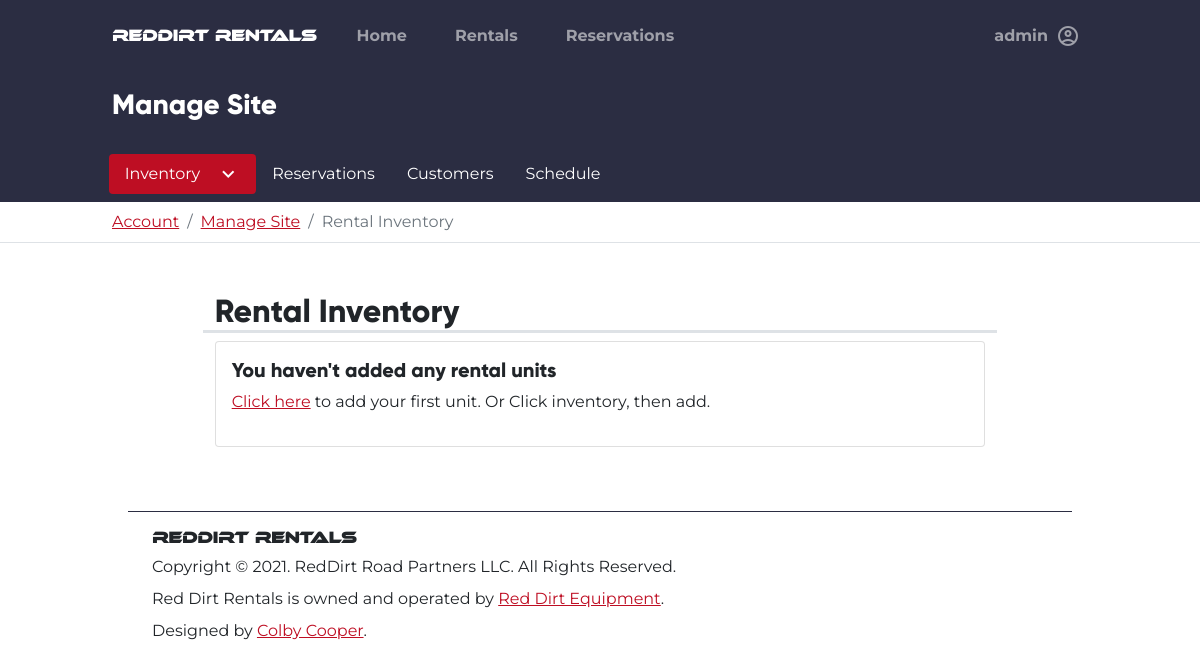
/admin/inventory (signed in), run on an earlier commit of the app's database.
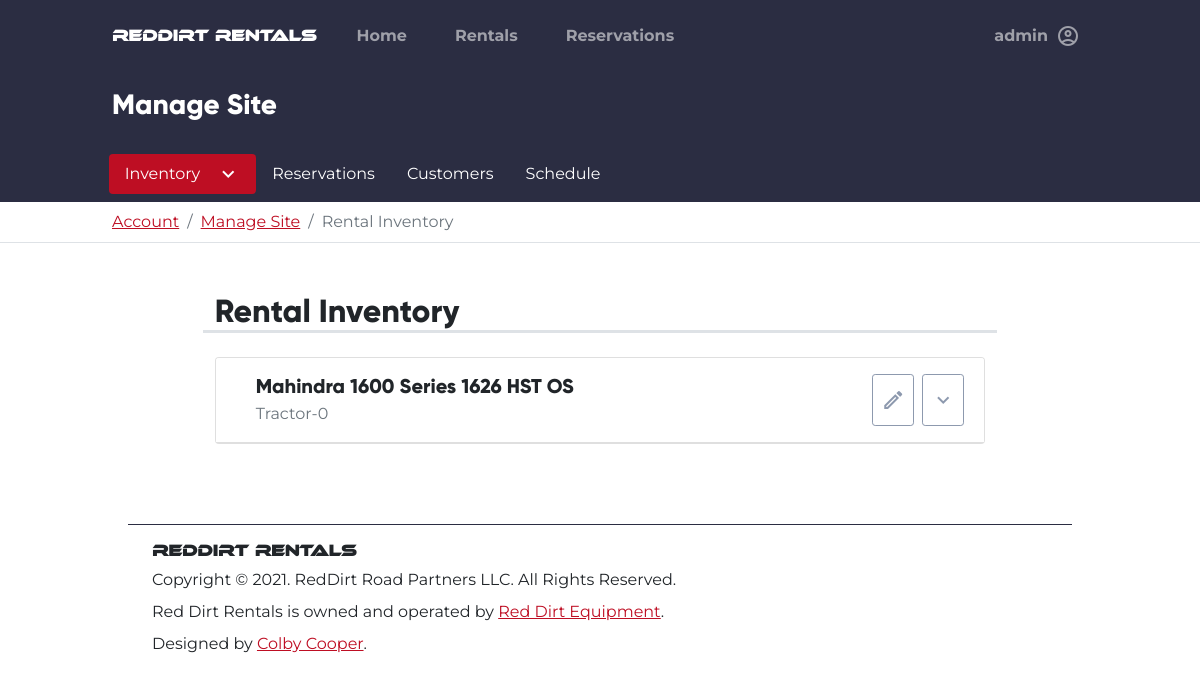
And on a later commit of the database.
### tables this page shows
CREATE TABLE users (
    id INTEGER PRIMARY KEY AUTOINCREMENT,
    firstname TEXT NOT NULL,
    lastname TEXT NOT NULL,
    phonenumber TEXT NOT NULL,
    email TEXT NOT NULL,
    password BLOB NOT NULL,
    groups TEXT NOT NULL,
    address TEXT NOT NULL,
    city TEXT NOT NULL,
    state TEXT NOT NULL,
    zip TEXT NOT NULL
, token TEXT, token_expire TEXT);

CREATE TABLE inventory (
    id INTEGER PRIMARY KEY AUTOINCREMENT,
    category TEXT,
    make TEXT,
    model TEXT,
    fuel_type TEXT,
    horsepower TEXT, 
    deck_size TEXT,
    implements TEXT,
    stock TEXT,
    drive TEXT,
    rate FLOAT,
    image_paths BLOB,
    job_category TEXT,
    price_range TEXT, 
    is_available INTEGER DEFAULT 1,
    available_on DATE,
    rented_by TEXT,
    rent_queue TEXT,
    is_shown INTEGER DEFAULT 1,
    description TEXT,
    features TEXT
);

### rentals_app/admin.py (the view)
@admin.route("/inventory")
@login_required
@admin_only
def inventory():
    con, cur = helpers.connect_to_db()
    ids = list(cur.execute("SELECT id FROM inventory;").fetchall())
    rentals = []
    for id_list in ids:
        for id in id_list:
            rentals.append(Rental().find_rental(id))
    for rental in rentals:
        rental.implements = list(
            rental.implements.replace("[", "")
            .replace("]", "")
            .replace("'", "")
            .split(",")
        )
        rental.image_paths = list(
            rental.image_paths.replace("[", "")
            .replace("]", "")
            .replace("'", "")
            .split(",")
        )
    reservations = list(cur.execute("SELECT * FROM reservations;").fetchall())
    con.close()
    return render_template(
        "admin/index.html", rentals=rentals, reservations=reservations
    )

### rentals_app/auth.py (called while the page is built)
@auth.before_app_request
def fetch_current_user():
    userid = session.get("userid")
    if userid is None:
        g.user = None
    else:
        g.user = User.find_user(userid)

def login_required(view):
    @functools.wraps(view)
    def wrapped_view(**kwargs):
        if g.user is None:
            return redirect(url_for("auth.login"))
        return view(**kwargs)
    return wrapped_view

def admin_only(view):
    @functools.wraps(view)
    def wrapped_view(**kwargs):
        if g.user is None:
            return redirect(url_for("auth.login"))
        if g.user is not None and g.user.groups != "admin":
            session.clear()
            return redirect(render_template("errors/401.html"))
        return view(**kwargs)
    return wrapped_view

### rentals_app/helpers.py (called while the page is built)
def connect_to_db():
    con = sqlite3.connect(DB_PATH)
    return con, con.cursor()

### rentals_app/models/user.py (called while the page is built)
    def find_user(id) -> "User":
        con, cur = helpers.connect_to_db()
        sql = """
        SELECT * FROM users WHERE id='{}'
        """.format(
            id
        )
        try:
            db = cur.execute(sql).fetchone()
            if not db:
                return None
            return User(
                userid=db[0],
                firstname=db[1],
                lastname=db[2],
                phonenumber=db[3],
                email=db[4],
                password=db[5],
                groups=db[6],
                address=db[7],
                city=db[8],
                state=db[9],
                zip=db[10],
            )
        except Exception as ex:
            con.rollback()
            raise ex
        finally:
            con.close()

### rentals_app/templates/admin/index.html (shortened to what this page needs)
{% extends "base.html" %}
{% block content %}
<div class="container-fluid bg-dark">
    <div class="row">
        <div class="col-md-10 mx-auto">
            <h3 class="text-white py-3 fw-bold">Manage Site</h3>
        </div>
    </div>
</div>
<div class="container-fluid p-2 bg-dark">
    <div class="row">
        <div class="col-md-10 mx-auto">
            <ul class="nav nav-pills"
                id="tab_root">
                <li class="nav-item dropdown">
                    <a class="nav-link dropdown-toggle active bg-info text-white d-flex flex-row"
                       data-bs-toggle="dropdown"
                       id="inventory_active_elem"
                       role="button"
                       aria-expanded="false">
                        Inventory
                        <span class="material-icons-outlined ms-3">
                        </span>
                    </a>
                </li>
                <li class="nav-item">
                    <a class="nav-link text-white"
                       href="{{url_for('admin.reservations') }}"
                       id="reservations_tab_selector">
                        Reservations
                    </a>
                </li>
                <li class="nav-item">
                    <a class="nav-link text-white"
                       href="{{url_for('admin.customers') }}"
                       id="reservations_tab_selector">
                        Customers
                    </a>
                </li>
                <li class="nav-item">
                    <a class="nav-link text-white"
                       href="{{url_for('admin.schedule') }}"
                       id="reservations_tab_selector">
                        Schedule
                    </a>
                </li>
            </ul>
        </div>
    </div>
</div>
<div class="container-fluid bg-white border-bottom">
    <div class="row">
        <div class="col-md-10 mx-auto justify-content-center py-2">
            <nav aria-label="breadcrumb">
                <ol class="breadcrumb mb-0">
                    <li class="breadcrumb-item"><a href="/account">Account</a></li>
                    <li class="breadcrumb-item"><a href="/admin">Manage Site</a></li>
                    <li class="breadcrumb-item active"
                        aria-current="page">Rental Inventory</li>
                </ol>
            </nav>
        </div>
    </div>
</div>
{% with messages = get_flashed_messages() %} {% if messages %} {% for message in messages %}
<div class="form-text text-danger mb-2 fw-bold">
    {{message}}
</div>
{% endfor %} {% else %}
<div class="form-text text-danger mb-2 fw-bold">
</div>
{% endif %} {% endwith %}
<div class="container-fluid p-3 mb-3"
     id="inventory_tab_content">
    <div class="row">
        <div class="col-md-8 mx-auto">
            <div class="row col-auto">
                <h2 class="border-bottom border-3">Rental Inventory</h2>
            </div>
            {% if rentals|length == 0 %}
            <div class="card card-body">
                <div class="row">
                    <h5>You haven't added any rental units</h5>
                    <p>
                        <a href="{{ url_for('admin.new') }}">Click here</a>
                        to add your first unit. Or Click inventory, then add.
                    </p>
                </div>
            </div>
            {% else %}
            {% for rental in rentals %}
            <div class="card my-3"
                 id="inventory-panel-{{ rental.rental_id }}">
                <div class="card-header bg-white d-flex flex-row p-3 ">
                    <div class="container">
                        <h5 class="card-title fw-bold">
                            {{ rental.make }} {{ rental.model }}
                        </h5>
                        <p class="card-subtitle ff-primary text-muted">{{rental.category}}-{{rental.stock}}</p>
                    </div>
                    <a class="btn btn-outline-secondary btn-sm d-flex align-items-center mx-1"
                       href="{{ url_for( 'admin.details', id=rental.rental_id) }} ">
                        <span class="material-icons-outlined">
                        </span>
                    </a>
                    <a class="btn btn-outline-secondary btn-sm d-flex align-items-center mx-1"
                       data-bs-toggle="collapse"
                       href="#collapse_rental_{{rental.rental_id}}"
                       aria-expanded="false"
                       aria-controls="collapse_rental_{{rental.rental_id}}">
                        <span class="material-icons-outlined">
                        </span>
                    </a>
                </div>
            </div>
            {% endfor %}
            {% endif %}
        </div>
    </div>
</div>
{% endblock %}

### rentals_app/templates/base.html (shortened to what this page needs)
<!doctype html>
<html lang="en">
<head>
    <link rel="stylesheet"
          href="https://cdn.jsdelivr.net/npm/fullcalendar@5.7.2/main.css"
>
    <link rel="stylesheet"
          href="{{url_for('static', filename='global.css')}}">
</head>
<body class="bg-white"
      style="overflow-x: hidden;">
    <div class="row mx-0 bg-dark">
        <div class="col-md-10 mx-auto">
            <nav class="navbar navbar-expand-lg navbar-dark bg-dark py-3">
                <a href="{{url_for('index.root')}}"
                   class="navbar-brand">
                    <h6 class="m-0"
                        style="font-family:ethnocentric;">RedDirt Rentals</h6>
                </a>
                <div class="collapse navbar-collapse"
                     id="nav_main">
                    <ul class="navbar-nav w-100">
                        <li class="nav-item mx-3">
                            <a class="nav-link fw-bold"
                               aria-current="page"
                               href="{{ url_for('index.root') }}">Home</a>
                        </li>
                        <li class="nav-item px-3">
                            <a class="nav-link fw-bold"
                               href="{{url_for('Rentals.all_rentals')}}">Rentals</a>
                        </li>
                        <li class="nav-item mx-3">
                            <a class="nav-link fw-bold"
                               href="{{url_for('account.reservations', id=None)}}">Reservations</a>
                        </li>
                        {% if g.user != None %}
                        <li class="nav-item dropdown dropdown-dark ms-lg-auto ms-3">
                            <a class="nav-link dropdown-toggle d-flex flex-row align-items-center fw-bold"
                               href="#"
                               data-bs-toggle="dropdown"
                               aria-expanded="false">
                                <span class="me-2">{{g.user.firstname}}</span>
                                <span class="material-icons-outlined">
                                </span>
                            </a>
                        </li>
                        {% endif %}
                    </ul>
                </div>
            </nav>
        </div>
    </div>
    {% block content %} {% endblock %}
    <div class="row mx-0">
        <div class="col-md-10 mx-auto">
            <footer class="p-3">
                <div class="container mt-3 border-top border-dark pt-3">
                    <h6 class="m-0"
                        style="font-family: ethnocentric;">RedDirt Rentals</h6>
                    <p class="my-2">Copyright &copy; 2021. RedDirt Road Partners LLC. All Rights Reserved.</p>
                    <p class="my-2">Red Dirt Rentals is owned and operated by <a href="https://reddirtequipment.com"
                           target="_blank">Red Dirt Equipment</a>.</p>
                    <p class="mb-2">Designed by <a href="mailto:ccooper@reddirtequipment.com">Colby Cooper</a>.</p>
                </div>
            </footer>
        </div>
    </div>
</body>
</html>

What changed in the data, as far as the page shows it:
added inventory: make "Mahindra", model "1600 Series 1626 HST OS", category "Tractor", stock "0"
Also different on the page:
text no longer shown: "You haven't added any rental units Click here to add your first unit. Or Click inventory, then add."
